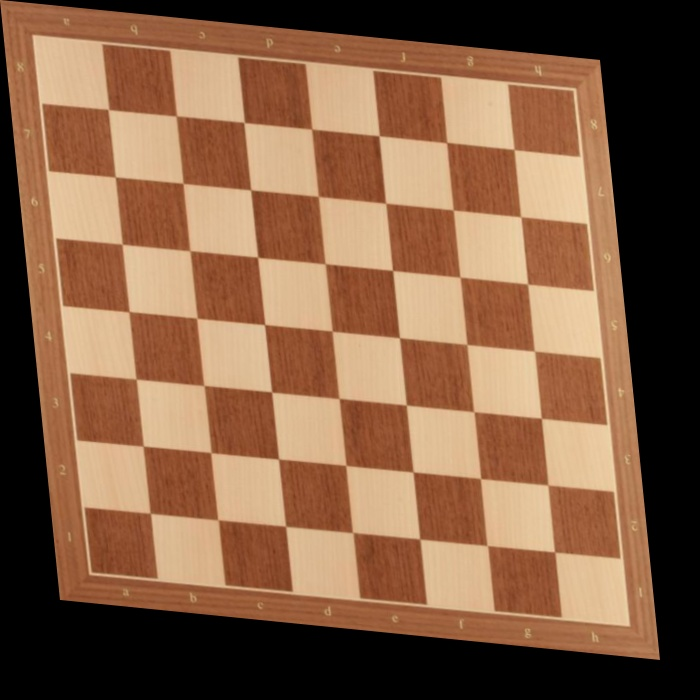
#> input picture 02/170050040_170070021_170100025_lab02/data/distorted.jpg, 700 x 700 px
$ python affine-trans.py
#> lines starting #> are read from the running program, lines starting #| are printed output that depends on the picture
#!/usr/bin/env python3

import argparse
import cv2
import matplotlib.pyplot as plt
import numpy as np
import os
import sys


read_dir = os.path.join(sys.path[0], "../data/")
save_dir = os.path.join(sys.path[0], "../results/")

# Parse arguments for "-mat"
parser = argparse.ArgumentParser(description='Method of obtaining Transform matrix')
parser.add_argument("-mat", default="api")
args = parser.parse_args()
mat = args.mat

distorted = cv2.imread(read_dir + "distorted.jpg")
#> distorted is the input picture: shape (700, 700, 3); mean B, G, R 69, 95.6, 133

# Shape = (rows, cols, channels)
desired_rows, desired_cols = 600, 600

# Correspondence points: [x,y] Obtained manually from cv2.imshow
pts1 = np.float32([[0, 0],
                   [601, 61],
                   [61, 601]])
pts2 = np.float32([[0, 0],
                   [600, 0],
                   [0, 600]])

if mat == "api":
  H = cv2.getAffineTransform(pts1, pts2)

elif mat == "manual":
  ## TODO: Manually derive 2*3 transformation matrix H
  '''
  H*X = Y
  H: 2*3 Direct Linear Transform matrix. Since this is known to be shear transform, we manually append zero column at the end
  X: 2*2 Input image pixels in euclidean coordinates
  X_prime: 2*2 Output image pixels in euclidean coordinates
  Solution: H = X_prime.X^{-1} and append zero_column
  '''
  pts1 = np.float32([[601, 61],
                     [61, 601]])
  pts2 = np.float32([[600, 0],
                     [0, 600]])
  X = pts1.transpose()
  # I = np.ones((1,2))
  # X = np.row_stack((X, I))
  X_prime = pts2.transpose()
  H = X_prime@np.linalg.inv(X)
  zero_column = np.zeros((2,1))
  H = np.column_stack((H, zero_column))

else:
  print("Incorrect input for method. Aborting!")
  sys.exit(0)

original = cv2.warpAffine(distorted, H, (desired_cols, desired_rows))
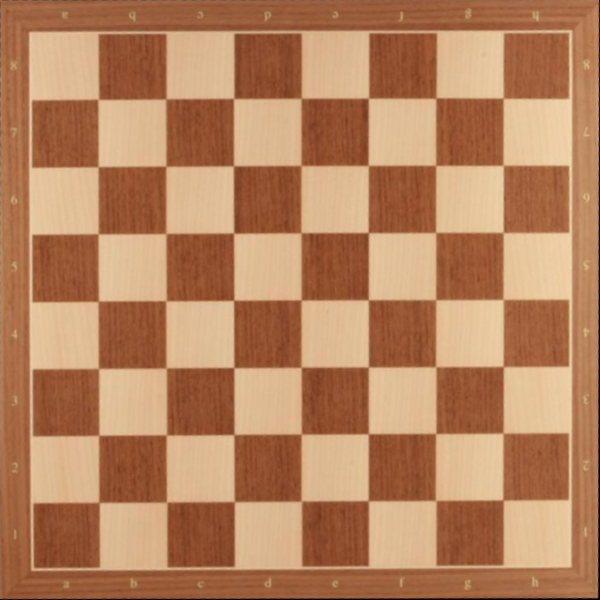
#> original: shape (600, 600, 3); mean B, G, R 94.4, 130.9, 182

cv2.imshow("Distorted Chessboard", distorted)
cv2.imshow("Original Chessboard", original)

cv2.waitKey(0)
cv2.destroyAllWindows()

$ run again, with 02/170050040_170070021_170100025_lab02/data/document-1.jpg copied over 02/170050040_170070021_170100025_lab02/data/distorted.jpg
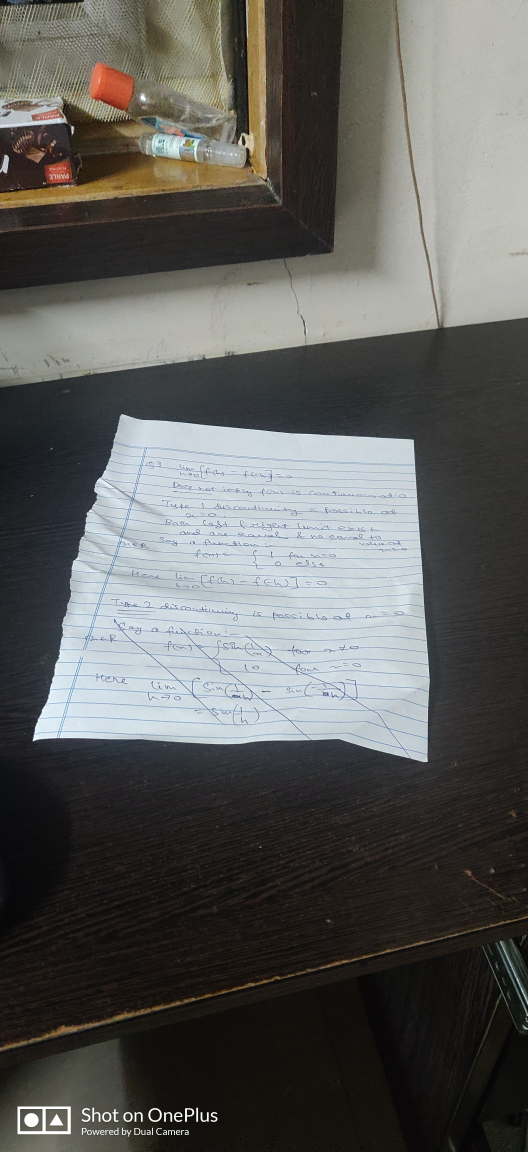
#> input picture 02/170050040_170070021_170100025_lab02/data/document-1.jpg, 2112 x 4608 px (shown at 1/4 size)
#> distorted is the input picture: shape (4608, 2112, 3); mean B, G, R 89.7, 92.3, 92.1
#> `original = cv2.warpAffine(distorted, H, (desired_cols, desired_rows))`:
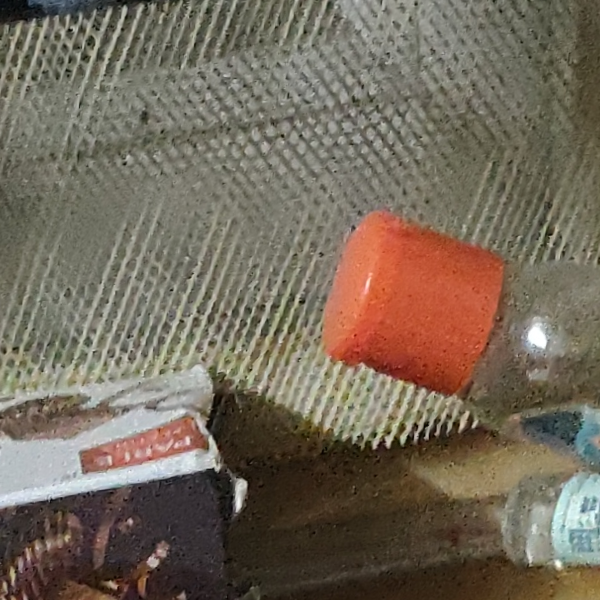
#> original: shape (600, 600, 3); mean B, G, R 90.4, 105.3, 116.4

$ run again, with 02/170050040_170070021_170100025_lab02/data/document-2.jpg copied over 02/170050040_170070021_170100025_lab02/data/distorted.jpg
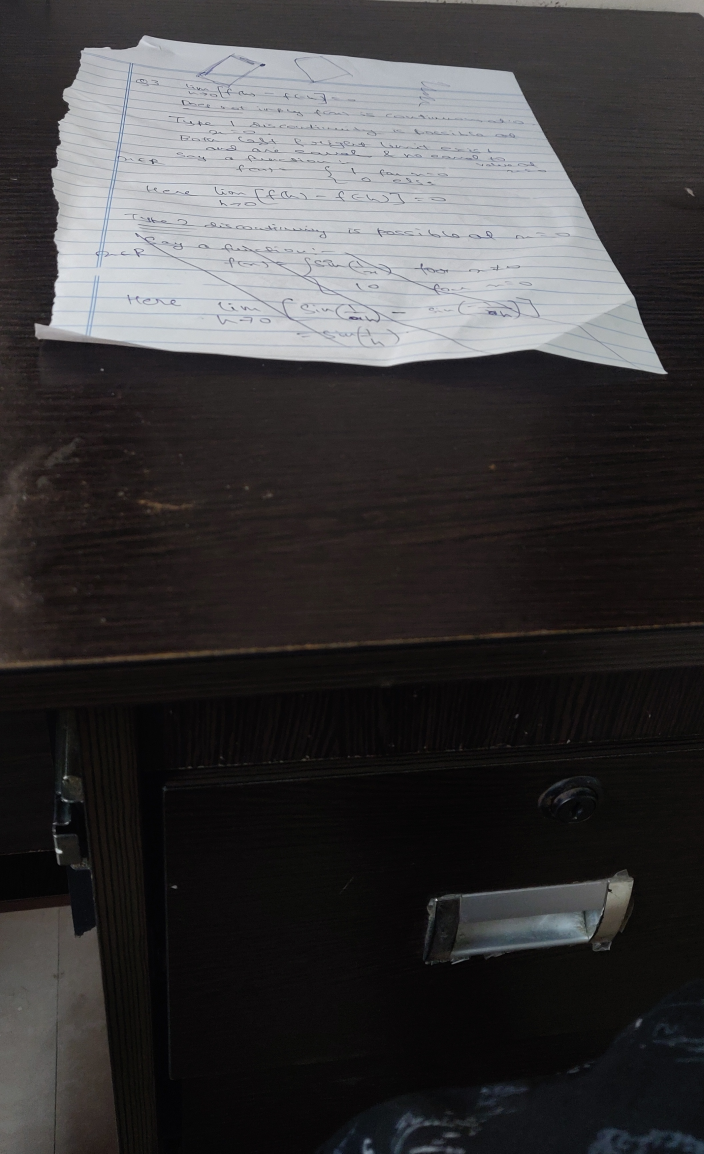
#> input picture 02/170050040_170070021_170100025_lab02/data/document-2.jpg, 2112 x 3461 px (shown at 1/3 size)
#> distorted is the input picture: shape (3461, 2112, 3); mean B, G, R 60.1, 59.2, 60.8
#> `original = cv2.warpAffine(distorted, H, (desired_cols, desired_rows))`:
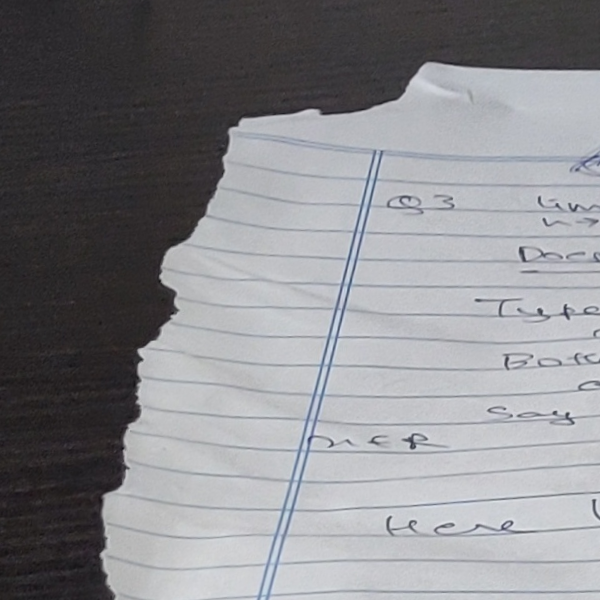
#> original: shape (600, 600, 3); mean B, G, R 139.4, 135.7, 135.6

$ run again, with 02/170050040_170070021_170100025_lab02/data/document-3.jpg copied over 02/170050040_170070021_170100025_lab02/data/distorted.jpg
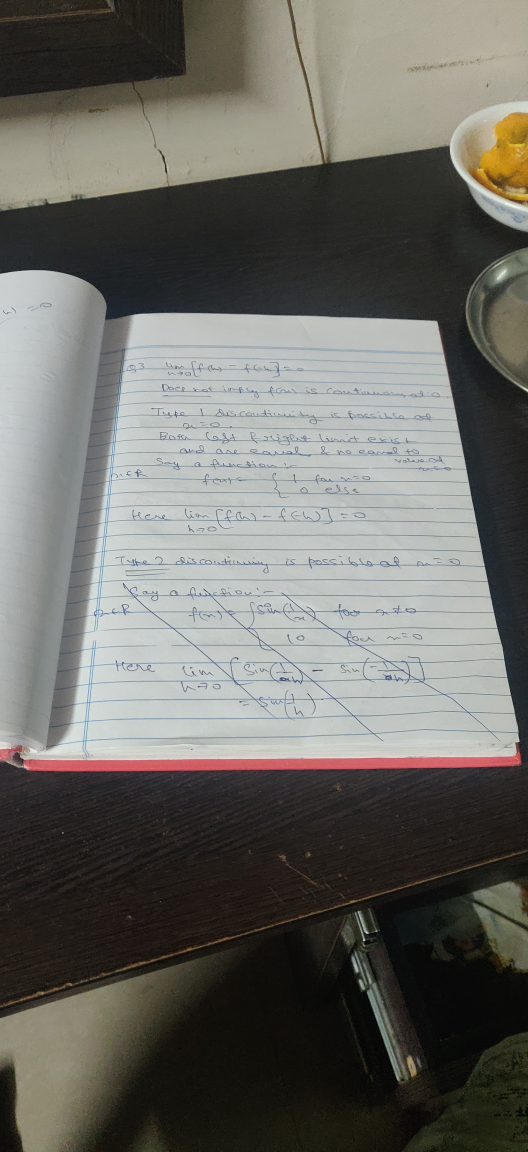
#> input picture 02/170050040_170070021_170100025_lab02/data/document-3.jpg, 2112 x 4608 px (shown at 1/4 size)
#> distorted is the input picture: shape (4608, 2112, 3); mean B, G, R 100.5, 105.9, 106.7
#> `original = cv2.warpAffine(distorted, H, (desired_cols, desired_rows))`:
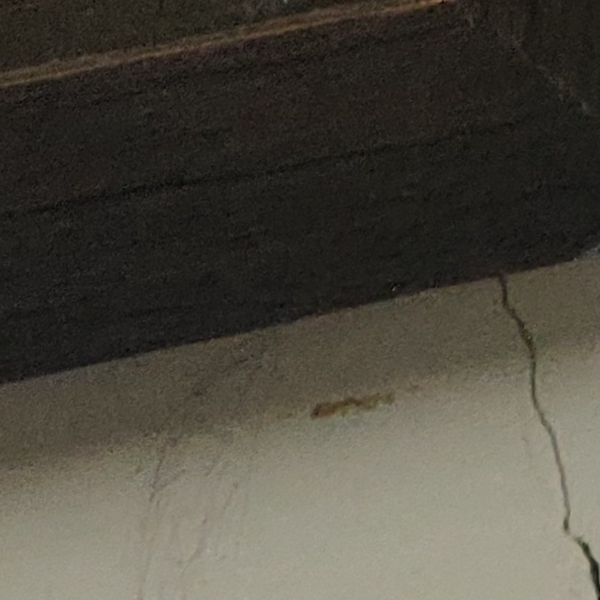
#> original: shape (600, 600, 3); mean B, G, R 63.9, 73.9, 77.4
